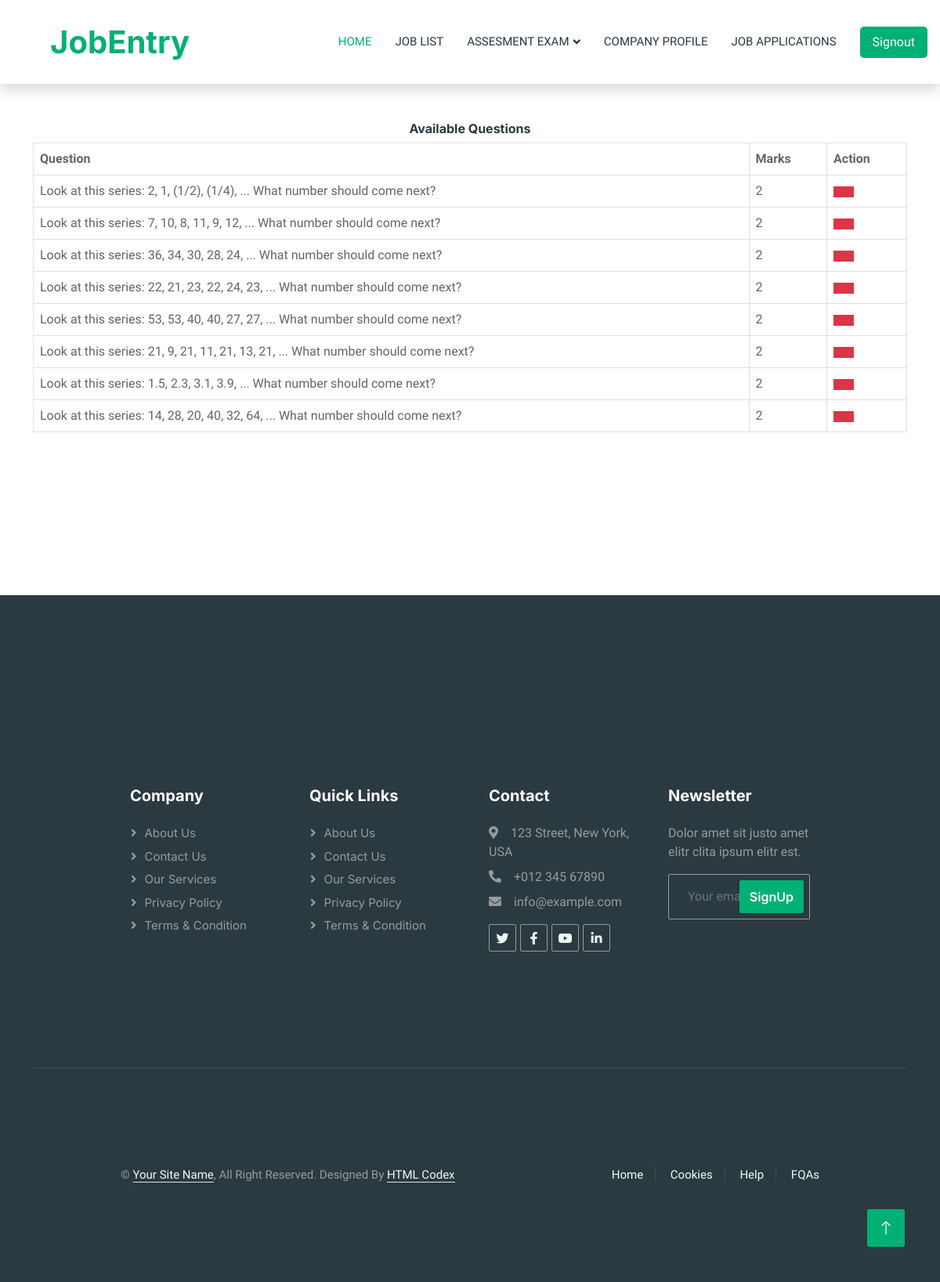
Page /see-question/1 on the committed database.
### exam_app/models.py (models this page shows)
class Question(models.Model):
    course=models.ForeignKey(Course,on_delete=models.CASCADE)
    marks=models.PositiveIntegerField()
    question=models.CharField(max_length=600)
    option1=models.CharField(max_length=200)
    option2=models.CharField(max_length=200)
    option3=models.CharField(max_length=200)
    option4=models.CharField(max_length=200)
    cat=(('Option1','Option1'),('Option2','Option2'),('Option3','Option3'),('Option4','Option4'))
    answer=models.CharField(max_length=200,choices=cat)

### exam_app/views.py (the view)
# urls.py: path('see-question/<int:pk>', views.see_question,name='see-question'),
def see_question(request,pk):
    questions=QMODEL.Question.objects.all().filter(course_id=pk)
    return render(request,'company/see_question.html',{'questions':questions})

### templates/company/see_question.html (shortened to what this page needs)
{%extends "company/company_joblist.html" %}
{%load static%}
{% block content %}
</head>
<br><br>
<div class="container">
  <div class="panel panel-primary">
    <div class="panel-heading">
      <h6 class="panel-title">Available Questions</h6>
    </div>
    <table class="table table-hover table-bordered" id="dev-table">
      <thead>
        <tr>
          <th>Question</th>
          <th>Marks</th>
          <th>Action</th>
        </tr>
      </thead>
      {% for c in questions %}
      <tr>
        <td> {{c.question}}</td>
        <td>{{c.marks}}</td>
        <td><a class="btn btn-danger btn-xs" style="border-radius: 0%;" href="{% url 'remove-question' c.id  %}"></a></td>
      </tr>
      {% endfor %}
    </table>
  </div>
</div>
<br><br><br><br><br><br>
{% endblock content %}

### static/css/style.css (style rules this page uses)
:root { --primary: #00B074; --secondary: #2B9BFF; --light: #EFFDF5; --dark: #2B3940; }
.btn { font-family: 'Inter', sans-serif; font-weight: 600; transition: .5s; }

### templates/company/see_question.html (style rules this page uses)
a:link { text-decoration: none; }
h6 { text-align: center; }

### rows in the picture
Question: question "Look at this series: 2, 1, (1/2), (1/4), ... What number should come next?", marks "2"
Question: question "Look at this series: 7, 10, 8, 11, 9, 12, ... What number should come next?", marks "2"
Question: question "Look at this series: 36, 34, 30, 28, 24, ... What number should come next?", marks "2"
Question: question "Look at this series: 22, 21, 23, 22, 24, 23, ... What number should come next?", marks "2"
Question: question "Look at this series: 53, 53, 40, 40, 27, 27, ... What number should come next?", marks "2"
Question: question "Look at this series: 21, 9, 21, 11, 21, 13, 21, ... What number should come next?", marks "2"
Question: question "Look at this series: 1.5, 2.3, 3.1, 3.9, ... What number should come next?", marks "2"
Question: question "Look at this series: 14, 28, 20, 40, 32, 64, ... What number should come next?", marks "2"
